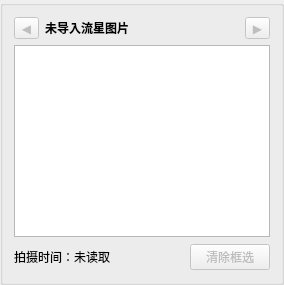
         <widget class="QGroupBox" name="groupBoxMeteorSelectionPreview">
          <property name="title">
           <string/>
          </property>
          <layout class="QVBoxLayout" name="verticalLayoutMeteorSelectionPreview">
           <item>
            <layout class="QHBoxLayout" name="horizontalLayoutMeteorSelectionPreviewHeader">
             <item>
              <widget class="QToolButton" name="toolButtonMeteorSelectionPrevious">
               <property name="enabled">
                <bool>false</bool>
               </property>
               <property name="toolTip">
                <string>上一张</string>
               </property>
               <property name="text">
                <string>◀</string>
               </property>
              </widget>
             </item>
             <item>
              <widget class="QLabel" name="labelMeteorSelectionPreviewTitle">
               <property name="font">
                <font>
                 <weight>75</weight>
                 <bold>true</bold>
                </font>
               </property>
               <property name="sizePolicy">
                <sizepolicy hsizetype="Expanding" vsizetype="Preferred">
                 <horstretch>1</horstretch>
                 <verstretch>0</verstretch>
                </sizepolicy>
               </property>
               <property name="text">
                <string>未导入流星图片</string>
               </property>
               <property name="wordWrap">
                <bool>false</bool>
               </property>
              </widget>
             </item>
             <item>
              <widget class="QToolButton" name="toolButtonMeteorSelectionNext">
               <property name="enabled">
                <bool>false</bool>
               </property>
               <property name="toolTip">
                <string>下一张</string>
               </property>
               <property name="text">
                <string>▶</string>
               </property>
              </widget>
             </item>
            </layout>
           </item>
           <item>
            <widget class="MeteorSelectionView" name="meteorSelectionView">
             <property name="backgroundBrush">
              <brush brushstyle="SolidPattern">
               <color alpha="255">
                <red>16</red>
                <green>18</green>
                <blue>22</blue>
               </color>
              </brush>
             </property>
            </widget>
           </item>
           <item>
            <layout class="QHBoxLayout" name="horizontalLayoutMeteorSelectionPreviewFooter">
             <item>
              <widget class="QLabel" name="labelMeteorSelectionCaptureTime">
               <property name="minimumSize">
                <size>
                 <width>0</width>
                 <height>28</height>
                </size>
               </property>
               <property name="sizePolicy">
                <sizepolicy hsizetype="Expanding" vsizetype="Preferred">
                 <horstretch>1</horstretch>
                 <verstretch>0</verstretch>
                </sizepolicy>
               </property>
               <property name="text">
                <string>拍摄时间：未读取</string>
               </property>
               <property name="wordWrap">
                <bool>true</bool>
               </property>
              </widget>
             </item>
             <item>
              <widget class="QPushButton" name="pushButtonClearMeteorBoxes">
               <property name="enabled">
                <bool>false</bool>
               </property>
               <property name="toolTip">
                <string>清除当前图像的所有流星框选。</string>
               </property>
               <property name="text">
                <string>清除框选</string>
               </property>
              </widget>
             </item>
            </layout>
           </item>
          </layout>
         </widget>
